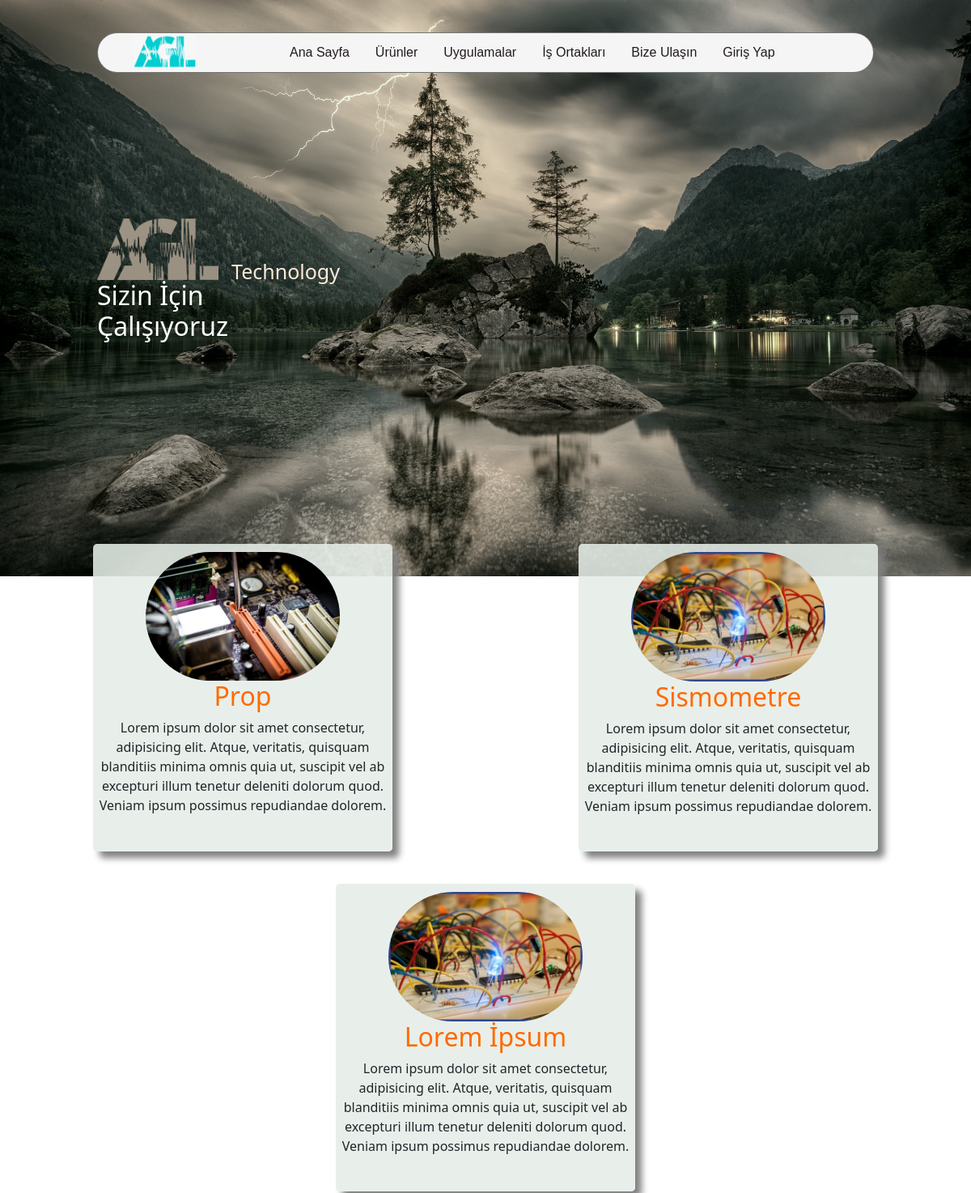
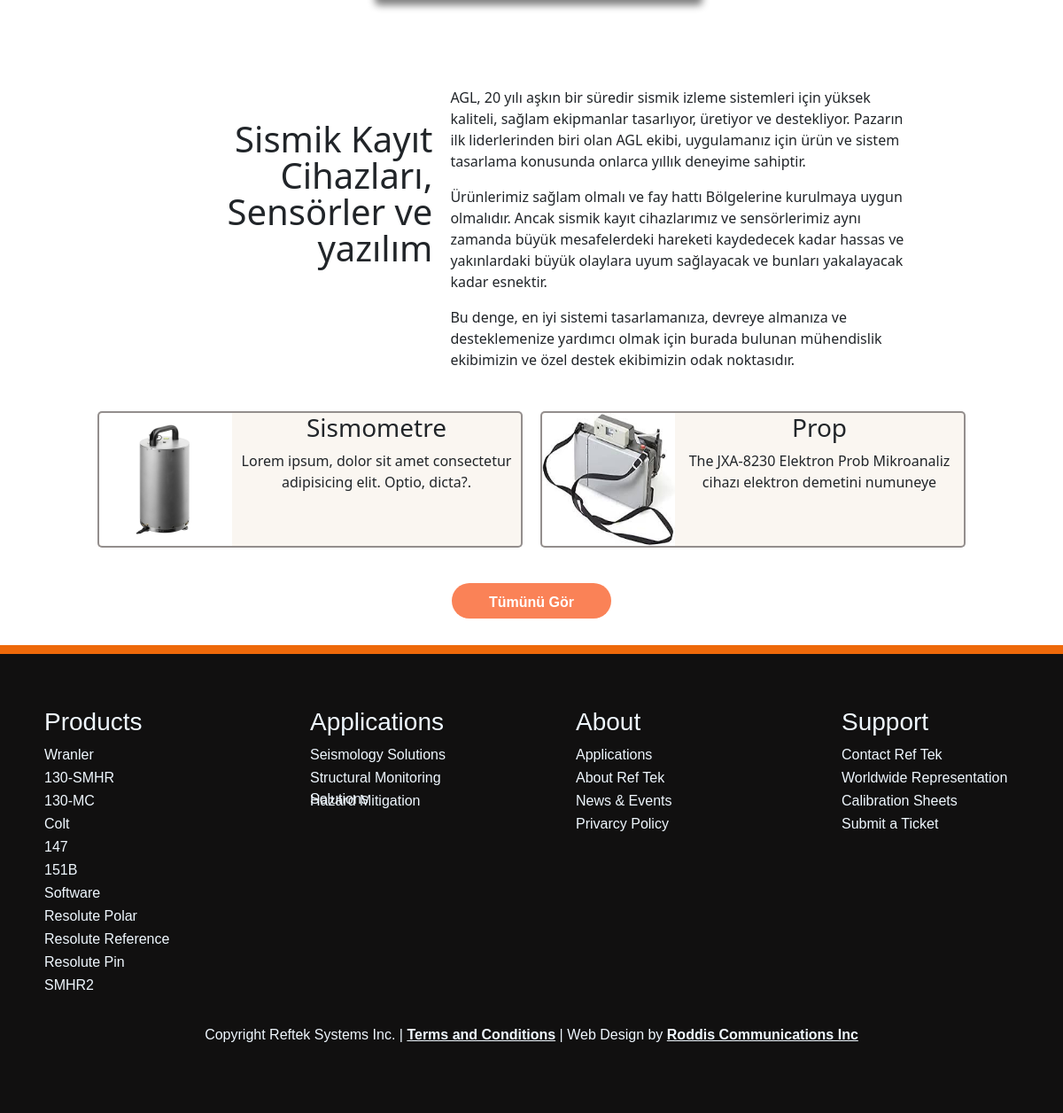
The page / on the database its author committed (2 pictures, top to bottom).
### aapMy/models.py (models this page shows, shortened)
class Urun(models.Model):
    title = models.CharField(("Ürün Tanıtım Başlık"), max_length=50)
    text = models.TextField(("Ürün Tanıtım Açıklama"), max_length=300)
    image = models.FileField(("Ürün Tanıtım Resmi"), upload_to='', max_length=100)

class SatilikUrun(models.Model):
    title = models.CharField(("Ürün Başlık"), max_length=50)
    text = models.TextField(("Ürün Açıklama"), max_length=100)
    image = models.FileField(("Ürün Resmi"), upload_to='', max_length=100)
    price = models.FloatField(("Ürün Fiyatı"),null=True)

### aapMy/views.py (the view, shortened to what this page needs)
# urls.py: path('',index,name='index'),
def index(request):
    product = Urun.objects.all().order_by("?")[:3]
    anaurun = SatilikUrun.objects.all().order_by("?")[:2]
    context = {
        'product':product,
        'anaurun':anaurun
    }
    return render(request,'index.html',context)

### aapMy/templates/index.html (shortened to what this page needs)
{% load static %}
<!doctype html>
<html lang="en">
<head>
  <link href="https://cdn.jsdelivr.net/npm/bootstrap@5.2.3/dist/css/bootstrap.min.css" rel="stylesheet"
>
  <link rel="stylesheet" href="{% static 'css/style.css' %}">
  <link rel="stylesheet" href="{% static 'css/urunler.css' %}">
  <link rel="stylesheet" href="{% static 'css/navbar.css' %}">
  <link rel="stylesheet" href="{% static 'css/footer.css' %}">
  <link rel="stylesheet" href="{% static 'css/indexNav.css' %}">
  <link rel="stylesheet" href="https://cdnjs.cloudflare.com/ajax/libs/font-awesome/6.2.1/css/all.min.css"
 />
</head>
<body>
  <div class="top_arka_plan">
    <div class="indexnavbarr container">
      <span class="logo_navbar"><img height="43px" width="80px" src="{% static 'img/or_logo_1.jpg' %}" alt=""></span>
      <ul class="navbar_secenekleri ">
        {% if request.user.is_authenticated  %}
        <li class="dropp">
          <div class="dropdown">
            <button class="btn btn-light dropdown-toggle"  type="button" data-bs-toggle="dropdown" aria-expanded="false">
              {{ request.user }}
            </button>
            <ul class="dropdown-menu">
              <li><a class="dropdown-item" href="#">Hesap Ayarları</a></li>
              <li><a class="dropdown-item" href="#">Sepet</a></li>
              <li><a class="dropdown-item" href="{% url 'logoutt' %}">Çıkış Yap</a></li>
            </ul>
          </div>
          </li>
        {% else %}
        <li onclick="showForm()">Giriş Yap</li>
        {% endif %}
        <li class="d-none d-lg-block">Bize Ulaşın</li>
        <li class="d-none d-lg-block"><a href="{% url 'referans' %}">İş Ortakları</a></li>
        <li class="d-none d-lg-block">Uygulamalar</li>
        <li class="d-none d-lg-block"><a href="{% url 'urunSayfasi' %}">Ürünler</a></li>
        <li class="d-none d-lg-block"><a href="{% url 'index' %}">Ana Sayfa</a></li>
      </ul>
    </div>
    <div  class="top_arka_plan_slogan ">
      <img class="agll" width="150px" src="{% static 'img/agl_pp 1 (Traced).png' %}" alt="">
      <h4 class="technology_yazi">Technology</h4>
      <h2>Sizin İçin Çalışıyoruz</h2>
    </div>
  </div>
  <div class="projeler_komple " id="genel">
    {% for i in product %}
    <div class="projeler">
        <img class="proje_image" src="{{ i.image }}" alt="">
        <h2>{{ i.title }}</h2>
        <p>{{ i.text }}</p>
      </div>
    {% endfor %}
  </div>
<div class="bilgi container">
<div class="baslik d-none d-lg-block">
<div class="baslikic">
  <h1>Sismik Kayıt</h1><h1>Cihazları,</h1><h1>Sensörler ve </h1><h1>yazılım</h1>
</div>
</div>
<div class="metin">
  <p>AGL, 20 yılı aşkın bir süredir sismik izleme sistemleri için yüksek kaliteli, sağlam ekipmanlar tasarlıyor, üretiyor ve destekliyor. Pazarın ilk liderlerinden biri olan AGL ekibi, uygulamanız için ürün ve sistem tasarlama konusunda onlarca yıllık deneyime sahiptir.</p>
<p>
    Ürünlerimiz sağlam olmalı ve fay hattı Bölgelerine kurulmaya uygun olmalıdır. Ancak sismik kayıt cihazlarımız ve sensörlerimiz aynı zamanda büyük mesafelerdeki hareketi kaydedecek kadar hassas ve yakınlardaki büyük olaylara uyum sağlayacak ve bunları yakalayacak kadar esnektir.</p>
    <p>
    Bu denge, en iyi sistemi tasarlamanıza, devreye almanıza ve desteklemenize yardımcı olmak için burada bulunan mühendislik ekibimizin ve özel destek ekibimizin odak noktasıdır.</p>
</div>
</div>
<div class="urunler">
    {% for i in anaurun %}
    <div class="urun0 ">
        <div class="image"><img  src="{{ i.image }}"></div>
      <h3>{{ i.title }}</h3>
      <p>{{ i.text }}</p>
      </div>
    {% endfor %}
</div>
<a class="navurun" href="{% url 'urunSayfasi' %}">
Tümünü Gör
</a>
  {% include 'part/_footer.html' %}
    </body>
    </html>

### aapMy/static/css/style.css (style rules this page uses)
* { margin: 0; padding: 0; }
body { background-color: rgb(255, 255, 255); }
.projeler { width: 370px; height: 380px; background-color: rgba(229, 237, 231, 0.878); box-sizing: border-box; border: 1px solid black; margin: -40px 2vw; margin-bottom: 80px; border-radius: 5px; border: none; text-align: center; box-shadow: 8px 8px 8px gray; }
.projeler h2 { color: rgb(255, 106, 0); }
.projeler_komple { display: flex; justify-content: space-around; align-items: center; flex-wrap: wrap; width: 100%; min-height: 380px; height: auto; text-align: center; }
.proje_image { width: 240px; margin-top: 10px; border-radius: 90px; }
.bilgi { width: 100%; height: 400px; display: flex; justify-content: center; flex-wrap: wrap; height: auto; }
.baslik { width: 30%; height: 200px; margin-top: 70px; }
.baslikic { min-width: 230px; text-align: right; }
.metin { width: 50%; min-width: 360px; padding: 20px; }
.baslik h1 { margin-top: -15px; }
.urunler { width: 100%; display: flex; justify-content: center; align-items: center; flex-wrap: wrap; }
.urun0 { width:40%; min-width: 330px; min-height: 150px; border: 2px solid rgba(97, 92, 92, 0.67); margin: 10px; text-align: center; background-color: rgba(250, 246, 241, 0.932); border-radius: 5px; }
.image { height: 150px; width: 150px; float: left; }
.image img { height: 100vh; max-width: 150px; max-height: 150px; border-radius: 5px 0 0 5px; }
.urun0 p { text-align: center; max-height: 100px; }
.navurun { padding: 10px 20px; border-radius: 20px; width: 180px; height: 40px; background-color: rgb(250, 130, 87); font-family:Arial, Helvetica, sans-serif ; font-weight: bold; color: rgb(255, 255, 255); display: block; margin: auto; margin-bottom: 30px; margin-top: 30px; transition: 0.5s; text-align: center; text-decoration: none; }

### aapMy/static/css/navbar.css (style rules this page uses)
.navbar_secenekleri a { color: rgb(34, 27, 27); text-decoration: none; }
.indexnavbarr { width: 80%; height: 50px; background-color: rgb(245, 245, 245); border-radius: 40px; border: 1px solid rgba(0, 0, 0, 0.526); min-width: 300px; top: 40px; left: 10%; position: relative; position: fixed; }
.logo_navbar { font-weight: bold; line-height: 43px; color: rgb(30, 115, 189); position: absolute; margin-left: 30px; }
.navbar_secenekleri { list-style-type: none; margin-right: 10%; line-height: 40px; }
.navbar_secenekleri>li { margin: 0 8px; float: right; font-family: Arial, Helvetica, sans-serif; color: rgb(34, 27, 27); padding: 4px 8px; border-radius: 10px; }

### aapMy/static/css/indexNav.css (style rules this page uses)
.top_arka_plan { background-image: url("../img/arka_12.jpg"); padding-top: 20px; background-color: #f2f9f3ac; background-blend-mode: luminosity; background-repeat: no-repeat; background-position: center; background-size: cover; height: 89vh; width: 100%; }
.top_arka_plan_slogan { margin-top: 250px; width: 300px; height: 100px; position: relative; margin-left: 10vw; }
.top_arka_plan_slogan h2 { color: white; margin-bottom: -20px; }
.technology_yazi { position: absolute; color: antiquewhite; right: 0px; top: 50px; font-size: 25px; }

### rows shown on the page
Urun: image (picture), title "Prop", text "Lorem ipsum dolor sit amet consectetur, adipisicing elit. Atque, veritatis, quisquam blanditiis minima omnis quia ut, suscipit vel ab excepturi illum tenetur deleniti dolorum quod. Veniam ipsum possimus repudiandae dolorem."
Urun: image (picture), title "Sismometre", text "Lorem ipsum dolor sit amet consectetur, adipisicing elit. Atque, veritatis, quisquam blanditiis minima omnis quia ut, suscipit vel ab excepturi illum tenetur deleniti dolorum quod. Veniam ipsum possimus repudiandae dolorem."
Urun: image (picture), title "Lorem İpsum", text "Lorem ipsum dolor sit amet consectetur, adipisicing elit. Atque, veritatis, quisquam blanditiis minima omnis quia ut, suscipit vel ab excepturi illum tenetur deleniti dolorum quod. Veniam ipsum possimus repudiandae dolorem."
SatilikUrun: image (picture), title "Sismometre", text "Lorem ipsum, dolor sit amet consectetur adipisicing elit. Optio, dicta?."
SatilikUrun: image (picture), title "Prop", text "The JXA-8230 Elektron Prob Mikroanaliz cihazı elektron demetini numuneye"
